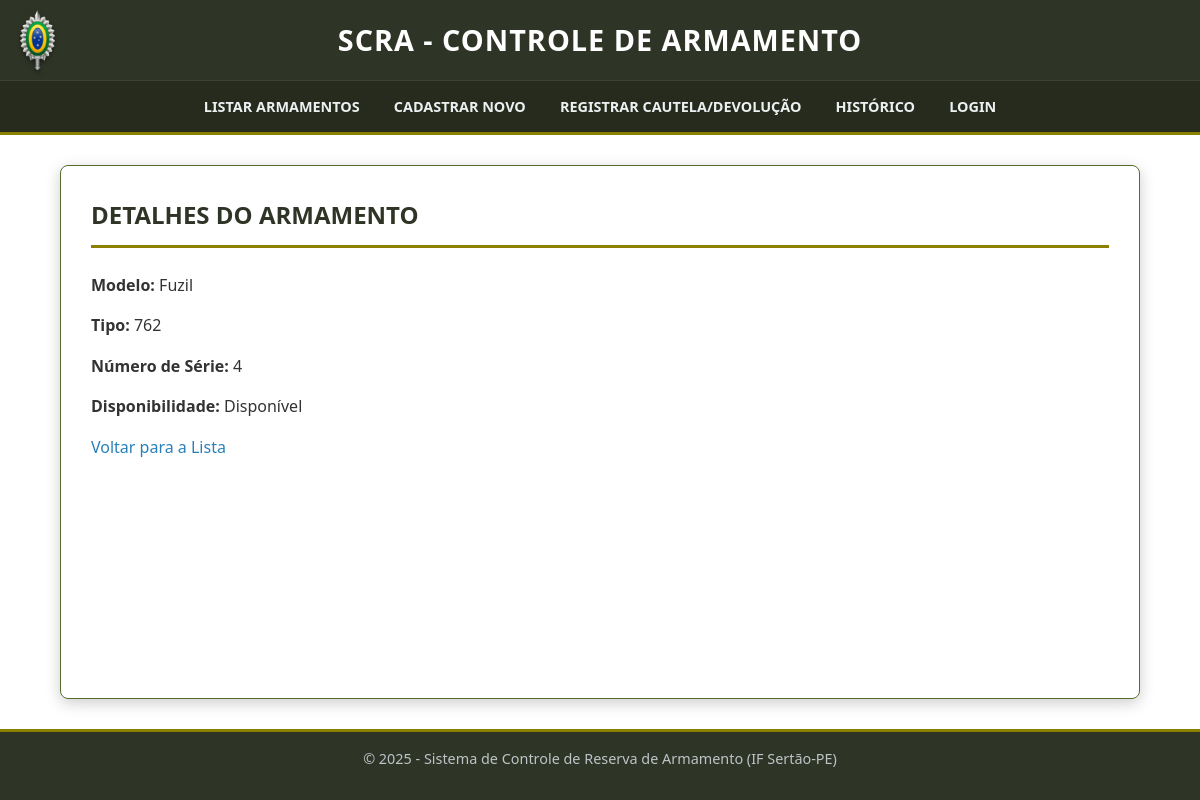
The app's page /armamentos/detalhes/5/ with its own data.
### armamentos/models.py (models this page shows, shortened)
class Armamento(models.Model):
    modelo = models.CharField(max_length=100)
    tipo = models.CharField(max_length=50)
    numero_serie = models.CharField(max_length=50, unique=True)
    disponivel = models.BooleanField(default=True)

### armamentos/views.py (the view)
# urls.py: path('detalhes/<int:pk>/', views.detalhes_armamento, name='detalhes_armamento'),
def detalhes_armamento(request, pk):
    armamento = get_object_or_404(Armamento, pk=pk)
    return render(request, 'armamentos/detalhes_armamento.html', {'produto': armamento})

### armamentos/templates/armamentos/detalhes_armamento.html
{% extends 'base.html' %} {% block title %}Detalhes do Armamento{% endblock %}
{% block content %}
<h2>Detalhes do Armamento</h2>
<p><strong>Modelo:</strong> {{ produto.modelo }}</p>
<p><strong>Tipo:</strong> {{ produto.tipo }}</p>
<p><strong>Número de Série:</strong> {{ produto.numero_serie }}</p>
<p><strong>Disponibilidade:</strong>
    {% if produto.disponivel %} Disponível {% else %} Indisponível {% endif %}
</p>
<a href="{% url 'listar_armamentos' %}">Voltar para a Lista</a>
{% endblock %}

### static/css/style.css (style rules this page uses)
* { box-sizing: border-box; margin: 0; padding: 0; }
body { font-family: 'Segoe UI', Tahoma, Geneva, Verdana, sans-serif; line-height: 1.6; background-image: url("/static/img/camuflado.png"); background-size: cover; background-repeat: no-repeat; background-attachment: fixed; background-position: center; color: #333; display: flex; flex-direction: column; align-items: center; min-height: 100vh; }
h2 { color: #2F3526; border-bottom: 3px solid #8B8000; padding-bottom: 10px; margin-bottom: 25px; text-transform: uppercase; }
a { color: #2980b9; text-decoration: none; }
p { margin-bottom: 15px; }
strong { font-weight: bold; }

### records on screen
Armamento: modelo "Fuzil", tipo "762", numero_serie "4"
